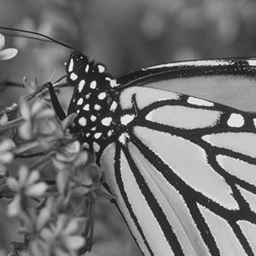
%> input picture Monarch.png, 256 x 256 px
$ octave main.m   (GNU Octave 9; MATLAB toolbox functions it lacks are replaced by stand-ins)
%> lines starting %> are read from the running program, lines starting %| are printed output that depends on the picture; in (x1, y1, x2, y2) boxes, pixels count from 0 and x2, y2 are one past the last pixel; in counts of white or black regions, pixels touching at a corner belong together; the program's own positions count from 1
### drawRect.m
function [ dest ] = drawRect( src, pt, wSize,  lineSize, color )
%???
% %??????????????????????????????????
% ????
% ?????  ?  y
% ?????  ?  x
%----------------------------------------------------------------------
%???
% src?        ?????????????????
% pt?         ?????   [x1, y1]
% wSize?   ????      [wx, wy]
% lineSize? ????
% color?     ????      [r,  g,  b]
%----------------------------------------------------------------------
%???
% dest?           ??????
%----------------------------------------------------------------------

%flag=1: ?????
%flag=2: ?????
flag = 2;


%????????
if nargin < 5
    color = [255 255 0];
end

if nargin < 4
    lineSize = 1;
end

if nargin < 3
    disp('?????? !!!');
    return;
end


%????????
[yA, xA, z] = size(src);
x1 = pt(1);
y1 = pt(2);
wx = wSize(1);
wy = wSize(2);
if  x1>xA || ...
        y1>yA||...
        (x1+wx)>xA||...
        (y1+wy)>yA

    disp('exceeed !!!');
    return;
end

%?????????????3?????
if 1==z
    dest(:, : ,1) = src;
    dest(:, : ,2) = src;
    dest(:, : ,3) = src;
else
    dest = src;
end

%?????
for c = 1 : 3                 %3????r?g?b???
    for dl = 1 : lineSize   %??????????????
        d = dl - 1;
        if  1==flag %?????
            dest(  y1-d ,            x1:(x1+wx) ,  c  ) =  color(c); %????
            dest(  y1+wy+d ,     x1:(x1+wx) , c  ) =  color(c); %????
            dest(  y1:(y1+wy) ,   x1-d ,           c  ) =  color(c); %????
            dest(  y1:(y1+wy) ,   x1+wx+d ,    c  ) =  color(c); %????
        elseif 2==flag %?????
            dest(  y1-d ,            (x1-d):(x1+wx+d) ,  c  ) =  color(c); %????
            dest(  y1+wy+d ,    (x1-d):(x1+wx+d) ,  c  ) =  color(c); %????
            dest(  (y1-d):(y1+wy+d) ,   x1-d ,           c  ) =  color(c); %????
            dest(  (y1-d):(y1+wy+d) ,   x1+wx+d ,    c  ) =  color(c); %????
        end
    end
end %????


end %???

### main.m
clc;
clear;
close all;
%-----------------------------------
%
%-----------------------------------

%[filename, pathname] = uigetfile({'*.jpg'; '*.bmp'; '*.gif'; '*.png' }, '????');
%
% if filename == 0
%     return;
% end

%data = imread([pathname, filename]);
data = imread('Monarch.png');
%> data is the input picture: size 256x256 uint8; min 16, max 243, mean 112.9
[m, n, z] = size(data)
%> m = 256; n = 256; z = 1

%pt = [43, 92];
pt = [37, 89];
wSize = [60,40];

des0 = drawRect(data,pt,wSize,2,[255 0 0] );
%> after the loop in drawRect, `for c = 1 : 3`:
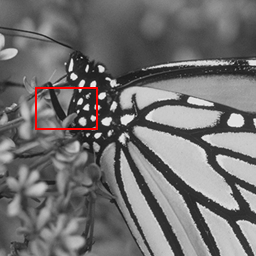
%> dest: size 256x256x3 uint8; mean R, G, B 113.8, 112.3, 112.3

pt1 = [194, 205];
des = drawRect(des0,pt1,wSize,2,[0 255 0] );
%> call 2 of drawRect, with pt = [194 205], wSize = [60 40], lineSize = 2, color = [0 255 0]
%> after the loop in drawRect (call 2), `for c = 1 : 3`:
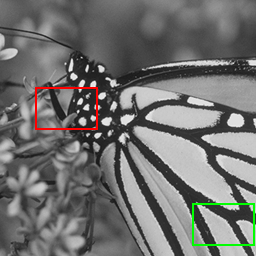
%> dest: size 256x256x3 uint8; 0.62% of pixels changed, all inside (x1, y1, x2, y2) = (192, 203, 255, 246)
% [7 lines of commented-out code are left out]
redpart = imcrop(data, [37 89 59 39]);
redpartWithFrame = drawRect(redpart, [1,1],[59,39],1,[255 0 0])
%> call 3 of drawRect, with pt = [1 1], wSize = [59 39], lineSize = 1, color = [255 0 0]
%> after the loop in drawRect (call 3), `for c = 1 : 3`:
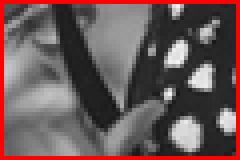
%> dest: size 40x60x3 uint8 (shown 4 times larger); mean R, G, B 108.4, 87.5, 87.5
resizedredpart = imresize(redpartWithFrame, 2.1333)
%subplot2 = subplot(1,3,2)
%imshow(redpartWithFrame)
%hold(subplot2, 'on')
greenpart = imcrop(data, [194 205 59 39]);
greenpartWithFrame = drawRect(greenpart, [1,1],[59,39],1,[0 255  0])
%> call 4 of drawRect, with pt = [1 1], wSize = [59 39], lineSize = 1, color = [0 255 0]
%> after the loop in drawRect (call 4), `for c = 1 : 3`:
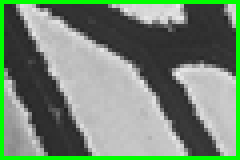
%> dest: size 40x60x3 uint8 (shown 4 times larger); mean R, G, B 116, 136.8, 116
resizedgreenpart = imresize(greenpartWithFrame, 2.1333)
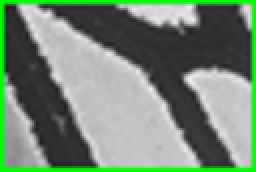
%> resizedgreenpart: size 86x128x3 uint8 (shown 2 times larger); mean R, G, B 116.3, 136.6, 116.3
%subplot3 = subplot(1,3,3)
%imshow(greenpartWithFrame)
%hold(subplot3, 'on')
lowerpic= cat(2,resizedredpart,resizedgreenpart);
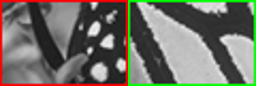
%> lowerpic: size 86x256x3 uint8; mean R, G, B 112.1, 112.1, 102
final = cat(1,des,lowerpic );
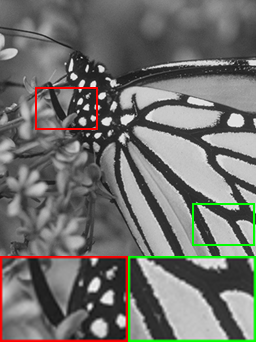
%> final: size 342x256x3 uint8; mean R, G, B 112.8, 112.8, 109
figure, imshow(final);


return;
